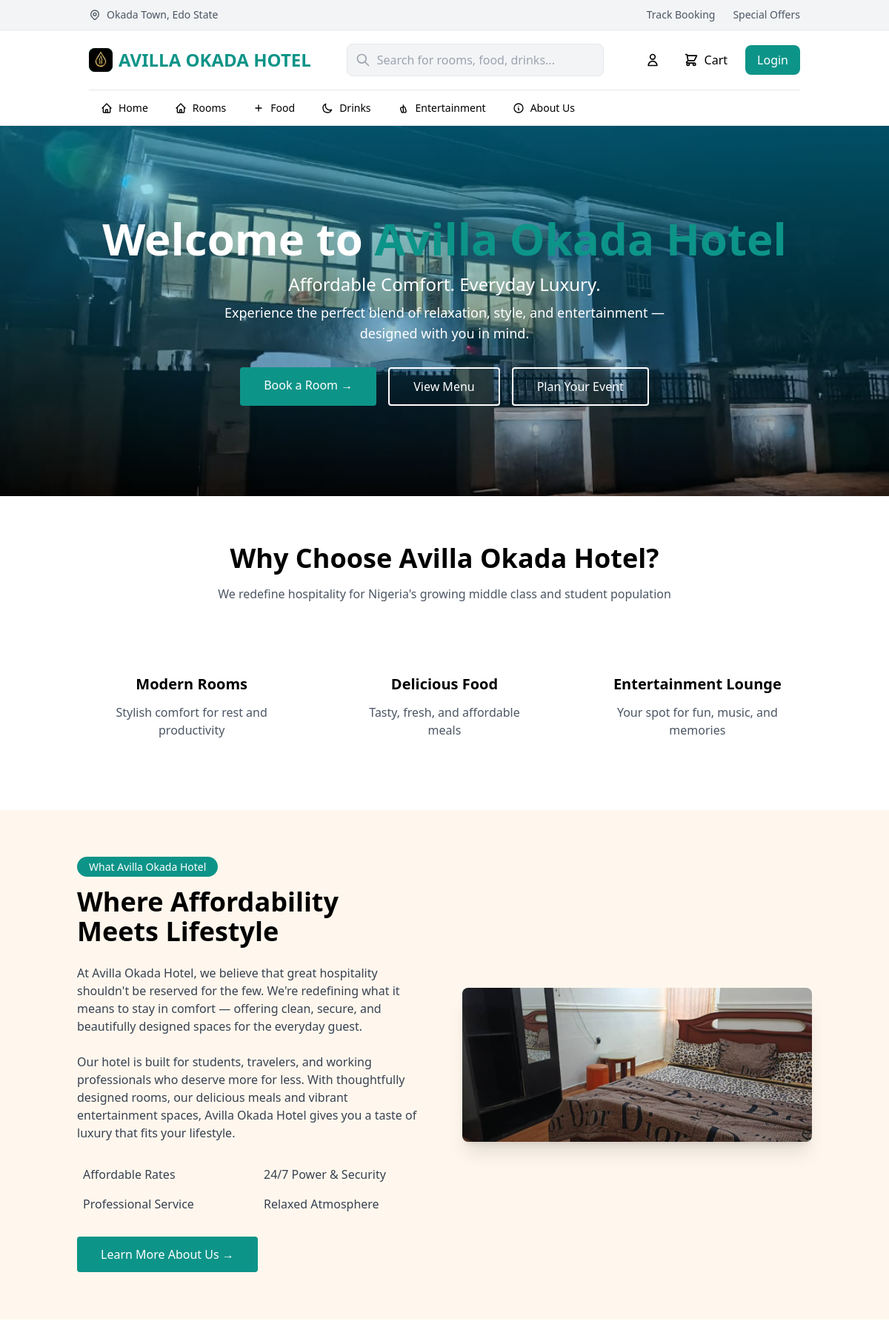
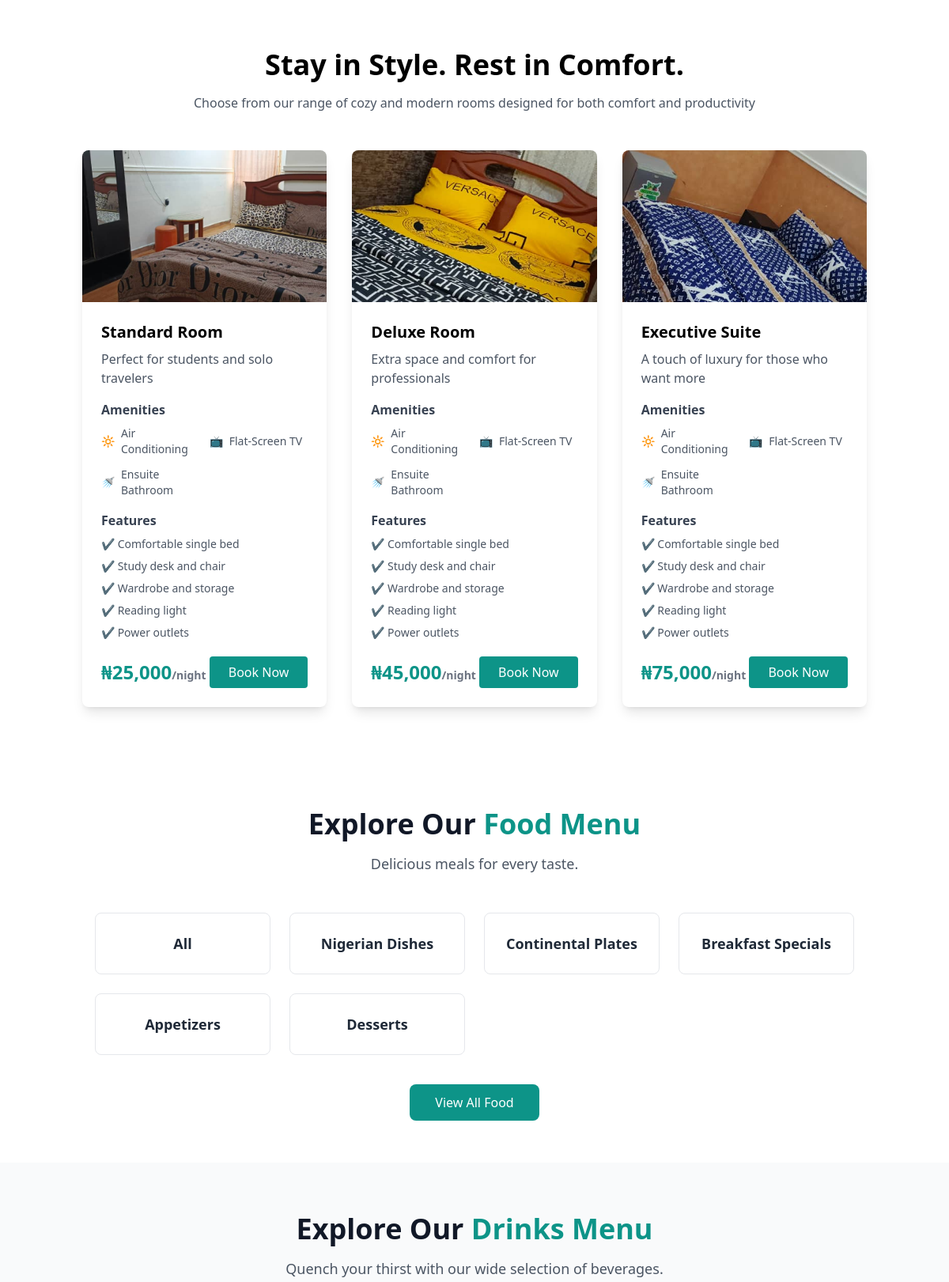
Screenshot of /index-two.php (upper part) with the database file from the repository (2 pictures, top to bottom).
### tables this page shows
CREATE TABLE `rooms` (
  `room_id` int(11) NOT NULL,
  `room_number` varchar(10) NOT NULL,
  `room_type` enum('Standard Room','Deluxe Room','Executive Suite') NOT NULL,
  `capacity` int(11) NOT NULL,
  `price_per_night` decimal(10,2) NOT NULL,
  `status` enum('available','occupied','maintenance','reserved','unavailable') DEFAULT 'available',
  `description` text DEFAULT NULL,
  `amenities` longtext DEFAULT NULL CHECK (json_valid(`amenities`)),
  `features` longtext DEFAULT NULL CHECK (json_valid(`features`)),
  `image_url` varchar(255) DEFAULT NULL,
  `created_date` timestamp NOT NULL DEFAULT current_timestamp(),
  `last_updated` timestamp NOT NULL DEFAULT current_timestamp() ON UPDATE current_timestamp()
);

### index-two.php (the view, shortened to what this page needs)
<?php
include 'header.php';
try {
    $stmt = $pdo->query("SELECT DISTINCT category FROM food_menu WHERE category != 'Drinks' AND category IS NOT NULL AND category != '' ORDER BY category ASC");
    $foodCategories = $stmt->fetchAll(PDO::FETCH_COLUMN);
} catch(PDOException $e) {
    $foodCategories = [];
    error_log('Error fetching food categories: ' . $e->getMessage());
}
?>
    <section class="relative h-[500px] bg-cover bg-center" style="background-image: linear-gradient(rgba(0, 195, 255, 0.4), rgba(0, 0, 0, 0.4)), url('asset/image/IMG-20251129-WA0045.jpg');">
        <div class="container mx-auto px-4 h-full flex flex-col justify-center items-center text-center text-white">
            <h1 class="text-5xl md:text-6xl font-bold mb-4">Welcome to <span class="text-teal-600">Avilla Okada Hotel</span></h1>
            <p class="text-2xl mb-2">Affordable Comfort. Everyday Luxury.</p>
            <p class="text-lg mb-8 max-w-2xl">Experience the perfect blend of relaxation, style, and entertainment — designed with you in mind.</p>
            <div class="flex flex-col md:flex-row gap-4">
                <a href="room.php" class="bg-teal-600 text-white px-8 py-3 rounded hover:bg-teal-700 font-medium">Book a Room →</a>
                <a href="food.php" class="border-2 border-white text-white px-8 py-3 rounded hover:bg-white hover:text-gray-800 font-medium">View Menu</a>
                <a href="entertainment.php" class="border-2 border-white text-white px-8 py-3 rounded hover:bg-white hover:text-gray-800 font-medium">Plan Your Event</a>
            </div>
        </div>
    </section>
    <section class="py-16 bg-white">
        <div class="container mx-auto px-4">
            <h2 class="text-4xl font-bold text-center mb-4">Why Choose Avilla Okada Hotel?</h2>
            <p class="text-center text-gray-600 mb-12">We redefine hospitality for Nigeria's growing middle class and student population</p>
            <div class="grid md:grid-cols-3 gap-8">
                <div class="text-center p-8">
                    <h3 class="text-xl font-bold mb-3">Modern Rooms</h3>
                    <p class="text-gray-600">Stylish comfort for rest and productivity</p>
                </div>
                <div class="text-center p-8">
                    <h3 class="text-xl font-bold mb-3">Delicious Food</h3>
                    <p class="text-gray-600">Tasty, fresh, and affordable meals</p>
                </div>
                <div class="text-center p-8">
                    <h3 class="text-xl font-bold mb-3">Entertainment Lounge</h3>
                    <p class="text-gray-600">Your spot for fun, music, and memories</p>
                </div>
            </div>
        </div>
    </section>
    <section class="py-16 bg-orange-50">
        <div class="container mx-auto px-4">
            <div class="flex flex-col md:flex-row items-center gap-12">
                <div class="md:w-1/2">
                    <span class="bg-teal-600 text-white px-4 py-1 rounded-full text-sm">What Avilla Okada Hotel</span>
                    <h2 class="text-4xl font-bold mt-4 mb-6">Where Affordability Meets Lifestyle</h2>
                    <p class="text-gray-700 mb-6">At Avilla Okada Hotel, we believe that great hospitality shouldn't be reserved for the few. We're redefining what it means to stay in comfort — offering clean, secure, and beautifully designed spaces for the everyday guest.</p>
                    <p class="text-gray-700 mb-8">Our hotel is built for students, travelers, and working professionals who deserve more for less. With thoughtfully designed rooms, our delicious meals and vibrant entertainment spaces, Avilla Okada Hotel gives you a taste of luxury that fits your lifestyle.</p>
                    <div class="grid grid-cols-2 gap-4 mb-8">
                        <div class="flex items-center gap-2">
                            <span class="text-gray-700">Affordable Rates</span>
                        </div>
                        <div class="flex items-center gap-2">
                            <span class="text-gray-700">24/7 Power & Security</span>
                        </div>
                        <div class="flex items-center gap-2">
                            <span class="text-gray-700">Professional Service</span>
                        </div>
                        <div class="flex items-center gap-2">
                            <span class="text-gray-700">Relaxed Atmosphere</span>
                        </div>
                    </div>
                    <a href="about.php" class="bg-teal-600 text-white px-8 py-3 rounded inline-block hover:bg-teal-700">Learn More About Us →</a>
                </div>
                <div class="md:w-1/2">
                    <img src="asset/image/room.jpg" alt="Hotel Room" class="rounded-lg shadow-xl w-full">
                </div>
            </div>
        </div>
    </section>
    <section class="py-16 bg-white">
        <div class="container mx-auto px-4">
            <h2 class="text-4xl font-bold text-center mb-4">Stay in Style. Rest in Comfort.</h2>
            <p class="text-center text-gray-600 mb-12">Choose from our range of cozy and modern rooms designed for both comfort and productivity</p>
            <div class="grid md:grid-cols-3 gap-8">
                <?php
                $room_types = ['Standard Room', 'Deluxe Room', 'Executive Suite'];
                $placeholders = implode(',', array_fill(0, count($room_types), '?'));
                $stmt = $pdo->prepare("SELECT room_id, room_type, description, price_per_night, image_url FROM rooms WHERE room_type IN ($placeholders) ORDER BY FIELD(room_type, 'Standard Room', 'Deluxe Room', 'Executive Suite')");
                $stmt->execute($room_types);
                $rooms = $stmt->fetchAll(PDO::FETCH_ASSOC);
                $displayed_room_types = [];
                foreach ($rooms as $room) {
                    if (!in_array($room['room_type'], $displayed_room_types)) {
                        $image_src = !empty($room['image_url']) ? $room['image_url'] : 'https://hebbkx1anhila5yf.public.blob.vercel-storage.com/room-4Yk14wlnaEQee5nzqoT5DTC1EA4oSW.png';
                        $room_description = '';
                        switch ($room['room_type']) {
                            case 'Standard Room':
                                $room_description = 'Perfect for students and solo travelers';
                                break;
                            case 'Deluxe Room':
                                $room_description = 'Extra space and comfort for professionals';
                                break;
                            case 'Executive Suite':
                                $room_description = 'A touch of luxury for those who want more';
                                break;
                        }
                ?>
                <div class="bg-white rounded-lg shadow-lg overflow-hidden">
                    <img src="<?php echo htmlspecialchars($image_src); ?>" alt="<?php echo htmlspecialchars($room['room_type']); ?>" class="w-full h-48 object-cover">
                    <div class="p-6">
                        <h3 class="text-xl font-bold mb-2"><?php echo htmlspecialchars($room['room_type']); ?></h3>
                        <p class="text-gray-600 mb-4"><?php echo htmlspecialchars($room_description); ?></p>
    <h4 class="font-semibold text-gray-700 mb-2">Amenities</h4>
    <div class="grid grid-cols-2 gap-3 text-sm text-gray-600 mb-4">
        <div class="flex items-center gap-2">
            🔆
            <span>Air Conditioning</span>
        </div>
        <div class="flex items-center gap-2">
            📺
            <span>Flat-Screen TV</span>
        </div>
        <div class="flex items-center gap-2">
            🚿
            <span>Ensuite Bathroom</span>
        </div>
    </div>
    <h4 class="font-semibold text-gray-700 mb-2">Features</h4>
    <ul class="space-y-2 text-sm text-gray-600 mb-5">
        <li class="flex items-center gap-2">✔ Comfortable single bed</li>
        <li class="flex items-center gap-2">✔ Study desk and chair</li>
        <li class="flex items-center gap-2">✔ Wardrobe and storage</li>
        <li class="flex items-center gap-2">✔ Reading light</li>
        <li class="flex items-center gap-2">✔ Power outlets</li>
    </ul>
                        <div class="flex justify-between items-center">
                            <span class="text-2xl font-bold text-teal-600">₦<?php echo number_format($room['price_per_night'], 0); ?><span class="text-sm text-gray-500">/night</span></span>
                            <a href="book.php?id=<?php echo htmlspecialchars($room['room_id']); ?>" class="bg-teal-600 text-white px-6 py-2 rounded hover:bg-teal-700">Book Now</a>
                        </div>
                    </div>
                </div>
                <?php
                        $displayed_room_types[] = $room['room_type'];
                    }
                }
                ?>
            </div>
        </div>
    </section>
    <section id="food" class="py-16 bg-white">
        <div class="container mx-auto px-4 lg:px-8">
            <div class="text-center mb-12">
                <h2 class="text-4xl font-bold text-gray-900">
                    Explore Our <span class="text-teal-600">Food Menu</span>
                </h2>
                <p class="text-lg text-gray-600 mt-4">Delicious meals for every taste.</p>
            </div>
            <div class="grid grid-cols-2 md:grid-cols-3 lg:grid-cols-4 gap-6">
                <?php if (empty($foodCategories)): ?>
                    <div class="col-span-full text-center py-12 text-gray-500">
                        <p>No food categories available at the moment. Please check back later.</p>
                    </div>
                <?php else: ?>
                    <?php
                    $allFoodCategories = array_merge(['All'], $foodCategories);
                    foreach ($allFoodCategories as $category):
                        $url = "food.php";
                        if ($category !== 'All') {
                            $url .= "?category=" . urlencode($category);
                        }
                    ?>
                        <a href="<?php echo $url; ?>" class="block bg-white rounded-lg border border-gray-200 hover:shadow-xl hover:-translate-y-1 transition-all group">
                            <div class="p-6 text-center">
                                <h3 class="font-bold text-lg text-gray-800 group-hover:text-teal-600 transition-colors">
                                    <?php echo htmlspecialchars($category); ?>
                                </h3>
                            </div>
                        </a>
                    <?php endforeach; ?>
                <?php endif; ?>
            </div>
             <div class="mt-12 text-center">
                <a href="food.php" class="bg-teal-600 text-white px-8 py-3 rounded-lg hover:bg-teal-700 transition-colors font-medium">
                    View All Food
                </a>
            </div>
        </div>
    </section>
    <section id="drinks" class="py-16 bg-gray-50">
        <div class="container mx-auto px-4 lg:px-8">
            <div class="text-center mb-12">
                <h2 class="text-4xl font-bold text-gray-900">
                    Explore Our <span class="text-teal-600">Drinks Menu</span>
                </h2>
                <p class="text-lg text-gray-600 mt-4">Quench your thirst with our wide selection of beverages.</p>
            </div>
        </div>
    </section>
<?php include 'footer.php'; ?>

### rows the page displays
rooms: image_url (picture), room_type "Standard Room", room_type "Perfect for students and solo travelers", price_per_night "25,000"
rooms: image_url (picture), room_type "Deluxe Room", room_type "Extra space and comfort for professionals", price_per_night "45,000"
rooms: image_url (picture), room_type "Executive Suite", room_type "A touch of luxury for those who want more", price_per_night "75,000"

### other values shown
$category "All"
$category "Nigerian Dishes"
$category "Continental Plates"
$category "Breakfast Specials"
$category "Appetizers"
$category "Desserts"
